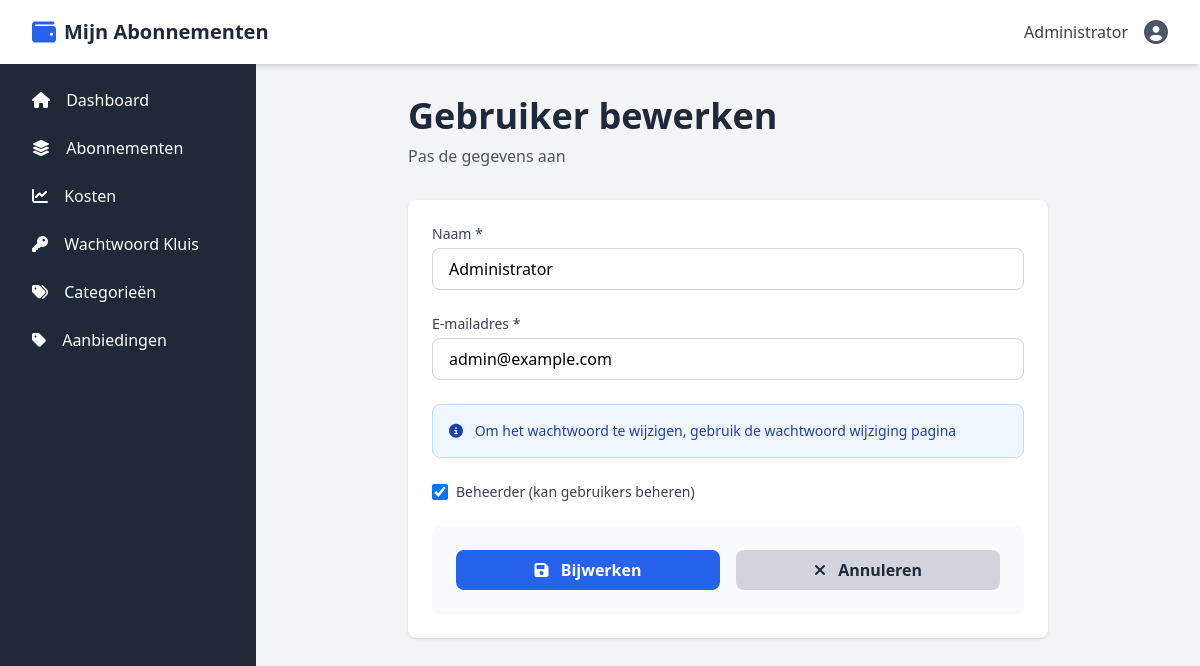
/users/7/edit (signed in), run on the app's committed database.
### tables this page shows
CREATE TABLE IF NOT EXISTS users (
    id INT PRIMARY KEY AUTO_INCREMENT,
    name VARCHAR(255) NOT NULL,
    email VARCHAR(255) UNIQUE NOT NULL,
    password VARCHAR(255) NOT NULL,
    is_admin TINYINT DEFAULT 0,
    created_at TIMESTAMP DEFAULT CURRENT_TIMESTAMP,
    updated_at TIMESTAMP DEFAULT CURRENT_TIMESTAMP ON UPDATE CURRENT_TIMESTAMP,
    INDEX idx_email (email)
);

### app/Views/users/edit.php (the view, shortened to what the rows shown need)
<div class="container mx-auto px-4 py-8 max-w-2xl">
    <div class="mb-8">
        <h1 class="text-4xl font-bold text-gray-800 mb-2">Gebruiker bewerken</h1>
        <p class="text-gray-600">Pas de gegevens aan</p>
    </div>
    <div class="bg-white rounded-lg shadow p-6">
        <form method="POST" action="/users/<?php echo $user['id']; ?>" class="space-y-6">
            <div>
                <label for="name" class="block text-sm font-medium text-gray-700 mb-1">Naam *</label>
                <input type="text" id="name" name="name" required value="<?php echo esc_attr($user['name']); ?>" class="w-full px-4 py-2 border border-gray-300 rounded-lg focus:ring-2 focus:ring-blue-500">
            </div>
            <div>
                <label for="email" class="block text-sm font-medium text-gray-700 mb-1">E-mailadres *</label>
                <input type="email" id="email" name="email" required value="<?php echo esc_attr($user['email']); ?>" class="w-full px-4 py-2 border border-gray-300 rounded-lg focus:ring-2 focus:ring-blue-500">
            </div>
            <div class="p-4 bg-blue-50 rounded-lg border border-blue-200">
                <p class="text-sm text-blue-800">
                    <i class="fas fa-info-circle mr-2"></i> Om het wachtwoord te wijzigen, gebruik de wachtwoord wijziging pagina
                </p>
            </div>
            <div>
                <label class="flex items-center">
                    <input type="checkbox" name="is_admin" value="1" <?php echo $user['is_admin'] ? 'checked' : ''; ?> class="w-4 h-4 rounded border-gray-300 focus:ring-2 focus:ring-blue-500">
                    <span class="ml-2 text-sm text-gray-700">Beheerder (kan gebruikers beheren)</span>
                </label>
            </div>
            <div class="bg-gray-50 p-6 rounded-lg flex gap-4 mt-8">
                <button type="submit" class="flex-1 bg-blue-600 text-white font-semibold py-2 px-4 rounded-lg hover:bg-blue-700 transition">
                    <i class="fas fa-save mr-2"></i> Bijwerken
                </button>
                <a href="/users" class="flex-1 bg-gray-300 text-gray-800 font-semibold py-2 px-4 rounded-lg hover:bg-gray-400 transition text-center">
                    <i class="fas fa-times mr-2"></i> Annuleren
                </a>
            </div>
        </form>
    </div>
</div>

### app/Router.php (shortened to what the rows shown need)
<?php
class Router
{
    private $routes = [];
    public function get($path, $callback)
    {
        $this->routes['GET'][$path] = $callback;
        return $this;
    }
    public function post($path, $callback)
    {
        $this->routes['POST'][$path] = $callback;
        return $this;
    }
    public function dispatch()
    {
        $method = $_SERVER['REQUEST_METHOD'];
        $path = $this->parse_path($_SERVER['REQUEST_URI']);
        foreach ($this->routes[$method] ?? [] as $route => $callback) {
            $pattern = $this->route_to_regex($route);
            if (preg_match($pattern, $path, $matches)) {
                array_shift($matches);
                $this->execute_route($callback, $matches);
                return;
            }
        }
        exit;
    }
    private function parse_path($uri)
    {
        $path = parse_url($uri, PHP_URL_PATH);
        $app_url = config('app.url', 'http://localhost');
        $parsed_url = parse_url($app_url);
        return '/' . ltrim($path, '/');
    }
    private function route_to_regex($route)
    {
        $pattern = str_replace('/', '\/', $route);
        $pattern = preg_replace('/\{(\w+)\}/', '([^\/]+)', $pattern);
        return '/^' . $pattern . '$/';
    }
    private function execute_route($callback, $params = [])
    {
        if (is_string($callback)) {
            list($controller, $method) = explode('@', $callback);
            $instance = new $controller_class;
            call_user_func_array([$instance, $method], $params);
        } elseif (is_callable($callback)) {
            call_user_func_array($callback, $params);
        }
    }
}

### app/Views/layout.php (shortened to what the rows shown need)
<!DOCTYPE html>
<html lang="nl">
<head>
    <script src="https://cdn.tailwindcss.com"></script>
    <link rel="stylesheet" href="https://cdnjs.cloudflare.com/ajax/libs/font-awesome/6.4.0/css/all.min.css">
</head>
<body class="bg-gray-100">
    <nav class="bg-white shadow-md sticky top-0 z-30">
        <div class="max-w-7xl mx-auto px-4 sm:px-6 lg:px-8">
            <div class="flex justify-between h-16">
                <div class="flex items-center">
                    <a href="/dashboard" class="flex items-center">
                        <i class="fas fa-wallet text-blue-600 text-2xl mr-2"></i>
                        <span class="font-bold text-xl text-gray-800">Mijn Abonnementen</span>
                    </a>
                </div>
                <div class="flex items-center gap-4">
                    <?php if (is_logged_in()): ?>
                        <span class="text-gray-700 hidden sm:inline"><?php echo esc_html(auth_user()['name']); ?></span>
                        <div class="relative">
                            <button id="user-menu-toggle" class="text-gray-600 hover:text-gray-900">
                                <i class="fas fa-user-circle text-2xl"></i>
                            </button>
                        </div>
                    <?php endif; ?>
                </div>
            </div>
        </div>
    </nav>
    <div class="flex flex-col md:flex-row">
        <?php if (is_logged_in()): ?>
        <aside id="sidebar" class="sidebar bg-gray-800 text-white w-full md:w-64 md:min-h-screen md:fixed md:left-0 md:top-16 md:z-40">
            <div class="p-0 md:p-4">
                <nav class="flex flex-wrap md:flex-col md:space-y-2">
                    <a href="/dashboard" class="flex-1 md:flex-none block px-3 md:px-4 py-2 rounded-lg hover:bg-gray-700 text-sm md:text-base text-center md:text-left <?php echo strpos($_SERVER['REQUEST_URI'], '/dashboard') !== false ? 'sidebar-active' : ''; ?>">
                        <i class="fas fa-home mr-0 md:mr-3 w-5 md:w-auto"></i> <span class="hidden md:inline">Dashboard</span>
                    </a>
                    <a href="/subscriptions" class="flex-1 md:flex-none block px-3 md:px-4 py-2 rounded-lg hover:bg-gray-700 text-sm md:text-base text-center md:text-left <?php echo strpos($_SERVER['REQUEST_URI'], '/subscriptions') !== false && strpos($_SERVER['REQUEST_URI'], '/password') === false ? 'sidebar-active' : ''; ?>">
                        <i class="fas fa-layer-group mr-0 md:mr-3 w-5 md:w-auto"></i> <span class="hidden md:inline">Abonnementen</span>
                    </a>
                    <a href="/costs" class="flex-1 md:flex-none block px-3 md:px-4 py-2 rounded-lg hover:bg-gray-700 text-sm md:text-base text-center md:text-left <?php echo strpos($_SERVER['REQUEST_URI'], '/costs') !== false ? 'sidebar-active' : ''; ?>">
                        <i class="fas fa-chart-line mr-0 md:mr-3 w-5 md:w-auto"></i> <span class="hidden md:inline">Kosten</span>
                    </a>
                    <a href="/password-vault" class="flex-1 md:flex-none block px-3 md:px-4 py-2 rounded-lg hover:bg-gray-700 text-sm md:text-base text-center md:text-left <?php echo strpos($_SERVER['REQUEST_URI'], '/password-vault') !== false ? 'sidebar-active' : ''; ?>">
                        <i class="fas fa-key mr-0 md:mr-3 w-5 md:w-auto"></i> <span class="hidden md:inline">Wachtwoord Kluis</span>
                    </a>
                    <a href="/categories" class="flex-1 md:flex-none block px-3 md:px-4 py-2 rounded-lg hover:bg-gray-700 text-sm md:text-base text-center md:text-left <?php echo strpos($_SERVER['REQUEST_URI'], '/categories') !== false ? 'sidebar-active' : ''; ?>">
                        <i class="fas fa-tags mr-0 md:mr-3 w-5 md:w-auto"></i> <span class="hidden md:inline">Categorieën</span>
                    </a>
                    <?php if (auth_user()['is_admin']): ?>
                    <a href="/offers" class="flex-1 md:flex-none block px-3 md:px-4 py-2 rounded-lg hover:bg-gray-700 text-sm md:text-base text-center md:text-left <?php echo strpos($_SERVER['REQUEST_URI'], '/offers') !== false ? 'sidebar-active' : ''; ?>">
                        <i class="fas fa-tag mr-0 md:mr-3 w-5 md:w-auto"></i> <span class="hidden md:inline">Aanbiedingen</span>
                    </a>
                    <?php endif; ?>
                </nav>
            </div>
        </aside>
        <?php endif; ?>
        <main class="flex-1 w-full md:ml-64">
            <?php echo $content; ?>
        </main>
    </div>
</body>
</html>

### data on the page
users: name "Administrator", shows "Aanbiedingen", email "admin@example.com", is_admin "☑"
